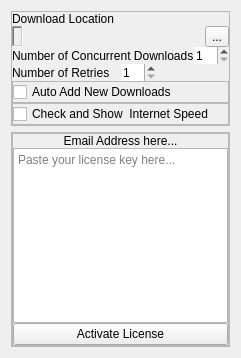
            <widget class="QWidget" name="scrollAreaWidgetContents">
             <property name="geometry">
              <rect>
               <x>0</x>
               <y>0</y>
               <width>196</width>
               <height>358</height>
              </rect>
             </property>
             <layout class="QVBoxLayout" name="verticalLayout_16">
              <item alignment="Qt::AlignTop">
               <widget class="QFrame" name="frame_settings_top">
                <property name="sizePolicy">
                 <sizepolicy hsizetype="Expanding" vsizetype="Preferred">
                  <horstretch>0</horstretch>
                  <verstretch>0</verstretch>
                 </sizepolicy>
                </property>
                <property name="frameShape">
                 <enum>QFrame::StyledPanel</enum>
                </property>
                <property name="frameShadow">
                 <enum>QFrame::Raised</enum>
                </property>
                <layout class="QVBoxLayout" name="verticalLayout_13">
                 <property name="spacing">
                  <number>0</number>
                 </property>
                 <property name="leftMargin">
                  <number>0</number>
                 </property>
                 <property name="topMargin">
                  <number>0</number>
                 </property>
                 <property name="rightMargin">
                  <number>0</number>
                 </property>
                 <property name="bottomMargin">
                  <number>0</number>
                 </property>
                 <item>
                  <widget class="QFrame" name="frame_downloadLocation">
                   <layout class="QGridLayout" name="gridLayout_2">
                    <property name="leftMargin">
                     <number>0</number>
                    </property>
                    <property name="topMargin">
                     <number>0</number>
                    </property>
                    <property name="rightMargin">
                     <number>0</number>
                    </property>
                    <property name="bottomMargin">
                     <number>0</number>
                    </property>
                    <property name="spacing">
                     <number>0</number>
                    </property>
                    <item row="0" column="0" colspan="3">
                     <widget class="QLabel" name="label_3">
                      <property name="text">
                       <string>Download Location</string>
                      </property>
                     </widget>
                    </item>
                    <item row="1" column="0" colspan="2">
                     <widget class="QLabel" name="textDownloadLocation">
                      <property name="sizePolicy">
                       <sizepolicy hsizetype="Fixed" vsizetype="Expanding">
                        <horstretch>0</horstretch>
                        <verstretch>0</verstretch>
                       </sizepolicy>
                      </property>
                      <property name="frameShape">
                       <enum>QFrame::WinPanel</enum>
                      </property>
                      <property name="frameShadow">
                       <enum>QFrame::Sunken</enum>
                      </property>
                      <property name="text">
                       <string/>
                      </property>
                      <property name="wordWrap">
                       <bool>true</bool>
                      </property>
                     </widget>
                    </item>
                    <item row="1" column="2">
                     <widget class="QToolButton" name="buttonBrowseDownloadLocation">
                      <property name="cursor">
                       <cursorShape>PointingHandCursor</cursorShape>
                      </property>
                      <property name="text">
                       <string>...</string>
                      </property>
                     </widget>
                    </item>
                   </layout>
                  </widget>
                 </item>
                 <item>
                  <widget class="QFrame" name="frame_concurrent_download">
                   <layout class="QHBoxLayout" name="horizontalLayout_12">
                    <property name="spacing">
                     <number>0</number>
                    </property>
                    <property name="leftMargin">
                     <number>0</number>
                    </property>
                    <property name="topMargin">
                     <number>0</number>
                    </property>
                    <property name="rightMargin">
                     <number>0</number>
                    </property>
                    <property name="bottomMargin">
                     <number>0</number>
                    </property>
                    <item>
                     <widget class="QLabel" name="label">
                      <property name="maximumSize">
                       <size>
                        <width>300</width>
                        <height>16777215</height>
                       </size>
                      </property>
                      <property name="text">
                       <string>Number of Concurrent Downloads</string>
                      </property>
                     </widget>
                    </item>
                    <item alignment="Qt::AlignLeft">
                     <widget class="QSpinBox" name="spinBoxConcurrentDownload">
                      <property name="sizePolicy">
                       <sizepolicy hsizetype="Minimum" vsizetype="Expanding">
                        <horstretch>0</horstretch>
                        <verstretch>0</verstretch>
                       </sizepolicy>
                      </property>
                      <property name="frame">
                       <bool>false</bool>
                      </property>
                      <property name="minimum">
                       <number>1</number>
                      </property>
                      <property name="maximum">
                       <number>20</number>
                      </property>
                     </widget>
                    </item>
                   </layout>
                  </widget>
                 </item>
                 <item>
                  <widget class="QFrame" name="frame_retries">
                   <layout class="QHBoxLayout" name="horizontalLayout_13">
                    <property name="spacing">
                     <number>0</number>
                    </property>
                    <property name="leftMargin">
                     <number>0</number>
                    </property>
                    <property name="topMargin">
                     <number>0</number>
                    </property>
                    <property name="rightMargin">
                     <number>0</number>
                    </property>
                    <property name="bottomMargin">
                     <number>0</number>
                    </property>
                    <item>
                     <widget class="QLabel" name="label_2">
                      <property name="text">
                       <string>Number of Retries</string>
                      </property>
                     </widget>
                    </item>
                    <item alignment="Qt::AlignLeft">
                     <widget class="QSpinBox" name="spinBoxNumberOfRetries">
                      <property name="sizePolicy">
                       <sizepolicy hsizetype="Minimum" vsizetype="Expanding">
                        <horstretch>0</horstretch>
                        <verstretch>0</verstretch>
                       </sizepolicy>
                      </property>
                      <property name="frame">
                       <bool>false</bool>
                      </property>
                      <property name="minimum">
                       <number>1</number>
                      </property>
                      <property name="maximum">
                       <number>20</number>
                      </property>
                     </widget>
                    </item>
                   </layout>
                  </widget>
                 </item>
                 <item>
                  <widget class="QFrame" name="frame_auto_add">
                   <property name="frameShape">
                    <enum>QFrame::StyledPanel</enum>
                   </property>
                   <property name="frameShadow">
                    <enum>QFrame::Raised</enum>
                   </property>
                   <layout class="QVBoxLayout" name="verticalLayout_15">
                    <property name="spacing">
                     <number>0</number>
                    </property>
                    <property name="leftMargin">
                     <number>0</number>
                    </property>
                    <property name="topMargin">
                     <number>0</number>
                    </property>
                    <property name="rightMargin">
                     <number>0</number>
                    </property>
                    <property name="bottomMargin">
                     <number>0</number>
                    </property>
                    <item>
                     <widget class="QCheckBox" name="checkBoxAutoAdd">
                      <property name="toolTip">
                       <string>&lt;html&gt;&lt;head/&gt;&lt;body&gt;&lt;p&gt;Automatically add new download to the download list after obtaining the video data.&lt;/p&gt;&lt;p&gt;Default options (&lt;span style=&quot; font-weight:600;&quot;&gt;Download Video&lt;/span&gt; and &lt;span style=&quot; font-weight:600;&quot;&gt;Best Video Quality&lt;/span&gt;) will be selected.&lt;/p&gt;&lt;p&gt;Uncheck if you want to &lt;span style=&quot; font-weight:600;&quot;&gt;download Video as Audio&lt;/span&gt; or You want to &lt;span style=&quot; font-weight:600;&quot;&gt;download a certain video Quality&lt;/span&gt;.&lt;/p&gt;&lt;/body&gt;&lt;/html&gt;</string>
                      </property>
                      <property name="text">
                       <string>Auto Add New Downloads</string>
                      </property>
                     </widget>
                    </item>
                   </layout>
                  </widget>
                 </item>
                 <item>
                  <widget class="QFrame" name="frame_check_internet_speed">
                   <property name="frameShape">
                    <enum>QFrame::StyledPanel</enum>
                   </property>
                   <property name="frameShadow">
                    <enum>QFrame::Raised</enum>
                   </property>
                   <layout class="QVBoxLayout" name="verticalLayout_20">
                    <property name="spacing">
                     <number>0</number>
                    </property>
                    <property name="leftMargin">
                     <number>0</number>
                    </property>
                    <property name="topMargin">
                     <number>0</number>
                    </property>
                    <property name="rightMargin">
                     <number>0</number>
                    </property>
                    <property name="bottomMargin">
                     <number>0</number>
                    </property>
                    <item>
                     <widget class="QCheckBox" name="checkBoxCheckInternetSpeed">
                      <property name="toolTip">
                       <string>&lt;html&gt;&lt;head/&gt;&lt;body&gt;&lt;p&gt;Check to show your Internet Speed&lt;/p&gt;&lt;/body&gt;&lt;/html&gt;</string>
                      </property>
                      <property name="text">
                       <string>Check and Show  Internet Speed</string>
                      </property>
                     </widget>
                    </item>
                   </layout>
                  </widget>
                 </item>
                </layout>
               </widget>
              </item>
              <item alignment="Qt::AlignHCenter|Qt::AlignVCenter">
               <widget class="QFrame" name="frame_license_info">
                <property name="frameShape">
                 <enum>QFrame::StyledPanel</enum>
                </property>
                <property name="frameShadow">
                 <enum>QFrame::Raised</enum>
                </property>
                <layout class="QVBoxLayout" name="verticalLayout_18">
                 <property name="spacing">
                  <number>0</number>
                 </property>
                 <property name="leftMargin">
                  <number>0</number>
                 </property>
                 <property name="topMargin">
                  <number>0</number>
                 </property>
                 <property name="rightMargin">
                  <number>0</number>
                 </property>
                 <property name="bottomMargin">
                  <number>0</number>
                 </property>
                 <item alignment="Qt::AlignHCenter">
                  <widget class="QFrame" name="frame_license_info_details">
                   <property name="frameShape">
                    <enum>QFrame::StyledPanel</enum>
                   </property>
                   <property name="frameShadow">
                    <enum>QFrame::Raised</enum>
                   </property>
                   <layout class="QVBoxLayout" name="verticalLayout_19">
                    <property name="spacing">
                     <number>0</number>
                    </property>
                    <property name="leftMargin">
                     <number>0</number>
                    </property>
                    <property name="topMargin">
                     <number>0</number>
                    </property>
                    <property name="rightMargin">
                     <number>0</number>
                    </property>
                    <property name="bottomMargin">
                     <number>0</number>
                    </property>
                    <item>
                     <widget class="QLabel" name="labelEmailAddress">
                      <property name="text">
                       <string>Email Address here...</string>
                      </property>
                      <property name="alignment">
                       <set>Qt::AlignCenter</set>
                      </property>
                      <property name="wordWrap">
                       <bool>true</bool>
                      </property>
                     </widget>
                    </item>
                    <item>
                     <widget class="QTextEdit" name="textLicense">
                      <property name="acceptRichText">
                       <bool>false</bool>
                      </property>
                      <property name="placeholderText">
                       <string>Paste your license key here...</string>
                      </property>
                     </widget>
                    </item>
                    <item>
                     <widget class="QPushButton" name="buttonActivateLicense">
                      <property name="text">
                       <string>Activate License</string>
                      </property>
                     </widget>
                    </item>
                   </layout>
                  </widget>
                 </item>
                </layout>
               </widget>
              </item>
             </layout>
            </widget>
